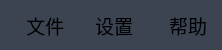
     <widget class="QWidget" name="widget_16" native="true">
      <property name="minimumSize">
       <size>
        <width>0</width>
        <height>50</height>
       </size>
      </property>
      <property name="maximumSize">
       <size>
        <width>16777215</width>
        <height>50</height>
       </size>
      </property>
      <property name="styleSheet">
       <string notr="true">QWidget{background-color: rgb(60, 68, 81);}</string>
      </property>
      <layout class="QGridLayout" name="gridLayout_11">
       <property name="leftMargin">
        <number>0</number>
       </property>
       <property name="topMargin">
        <number>9</number>
       </property>
       <property name="rightMargin">
        <number>0</number>
       </property>
       <property name="bottomMargin">
        <number>0</number>
       </property>
       <item row="0" column="0">
        <widget class="QMenuBar" name="menubar">
         <property name="font">
          <font>
           <family>Microsoft YaHei UI</family>
           <pointsize>14</pointsize>
           <italic>false</italic>
           <bold>false</bold>
          </font>
         </property>
         <property name="styleSheet">
          <string notr="true"/>
         </property>
         <widget class="QMenu" name="menu_file">
          <property name="font">
           <font>
            <family>Microsoft YaHei UI</family>
            <pointsize>14</pointsize>
            <italic>false</italic>
            <bold>false</bold>
           </font>
          </property>
          <property name="styleSheet">
           <string notr="true"/>
          </property>
          <property name="title">
           <string>   文件 </string>
          </property>
          <addaction name="actionnew_file"/>
          <addaction name="actionopen"/>
          <addaction name="actionsave"/>
          <addaction name="action_save_as"/>
          <addaction name="separator"/>
          <addaction name="actionclose"/>
         </widget>
         <widget class="QMenu" name="menu_setting">
          <property name="font">
           <font>
            <family>Microsoft YaHei UI</family>
            <pointsize>14</pointsize>
            <italic>false</italic>
            <bold>false</bold>
           </font>
          </property>
          <property name="styleSheet">
           <string notr="true"/>
          </property>
          <property name="title">
           <string>  设置  </string>
          </property>
          <widget class="QMenu" name="menu">
           <property name="title">
            <string>保存图片</string>
           </property>
           <addaction name="action_not_save_image"/>
           <addaction name="action_save_img"/>
           <addaction name="action_save_ng_image"/>
          </widget>
          <addaction name="actionpara_setting"/>
          <addaction name="actioncam_setting"/>
          <addaction name="action_calibration"/>
          <addaction name="action_simulation_path_setting"/>
          <addaction name="actionoutput_setting"/>
          <addaction name="menu"/>
         </widget>
         <widget class="QMenu" name="menu_help">
          <property name="font">
           <font>
            <family>Microsoft YaHei UI</family>
            <pointsize>14</pointsize>
            <italic>false</italic>
            <bold>false</bold>
           </font>
          </property>
          <property name="styleSheet">
           <string notr="true"/>
          </property>
          <property name="title">
           <string>  帮助  </string>
          </property>
          <addaction name="actionabout_nengge"/>
         </widget>
         <addaction name="menu_file"/>
         <addaction name="menu_setting"/>
         <addaction name="menu_help"/>
        </widget>
       </item>
      </layout>
     </widget>
